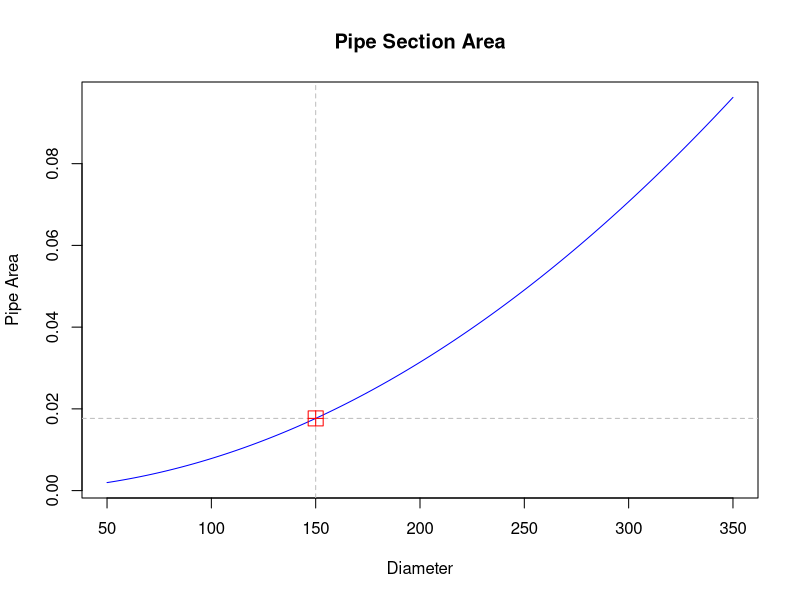

Generate this figure with R:
# Basic R Coding

# Arithmetic

diameter <- 150
pipe_area <- (pi / 4) * (diameter / 1000)^2
pipe_area
sqrt(pipe_area / (pi / 4)) * 1000


# Vectors
nonRevenueWater <- c(12, 13, 23, -9, 45, 22, 99, 0)

sum(nonRevenueWater)
prod(nonRevenueWater)
abs(nonRevenueWater)
exp(nonRevenueWater)
factorial(nonRevenueWater)
log(nonRevenueWater, base = 3)
log10(nonRevenueWater)
log2(nonRevenueWater)

# Basic plotting
diameters <- 50:350
pipe_areas <- (pi / 4) * (diameters / 1000)^2
plot(diameters, pipe_areas,
     type = "l", col = "blue",
     main = "Pipe Section Area",
     xlab = "Diameter", ylab = "Pipe Area")
abline(v = 150, col = "grey", lty = 2)
abline(h = (pi / 4) * (150 / 1000)^2, col = "grey", lty = 2)
points(150, (pi / 4) * (150 / 1000)^2, col = "red", pch = 12, cex = 2)
